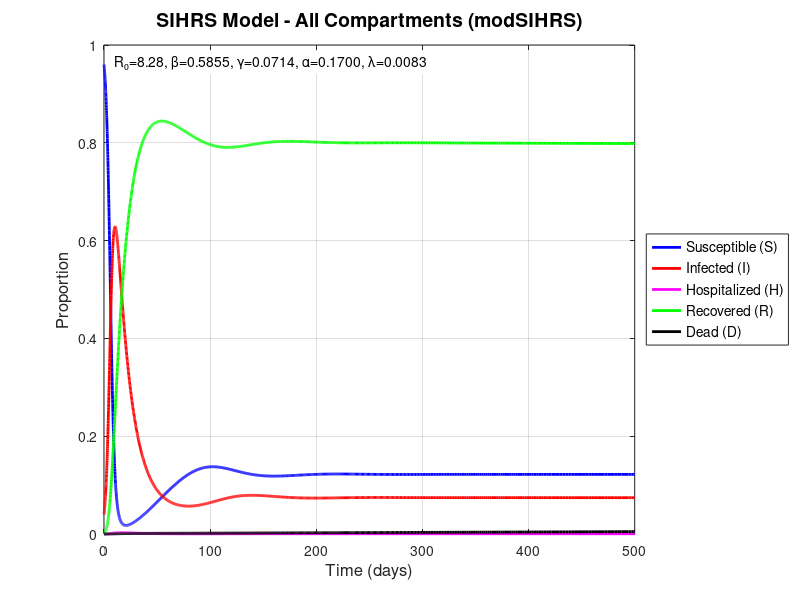

The MATLAB source for this figure:
function modsihrs_ode_only()
    % SIHRS Model - ODE Solution Only (Simplified)
    % Based on modSIHRS.m parameters
    
    % Initial conditions
    s0 = 0.96;
    i0 = 0.04;
    h0 = 0.0;
    r0 = 0.0;
    d0 = 0.0;
    
    % Model parameters (SIHRS)
    max_t = 500;
    beta = 0.5855;        % infection rate
    gamma = 0.0714;     % recovery rate
    alpha = 0.17;      % hospital recovery rate
    lambda = 0.0083;      % immunity loss rate
    
    % Probabilities (must sum to 1 for each transition)
    pSI = 1.0;          % S to I
    pII = 0.00;         % I to I (stay infected)
    pIH = 0.015;         % I to H
    pIR = 0.984;         % I to R
    pID = 0.001;         % I to D
    pHH = 0.0;         % H to H (stay hospitalized)
    pHR = 0.97;         % H to R
    pHD = 0.03;         % H to D
    pRR = 0.2;          % R to R (stay recovered)
    pRS = 0.8;          % R to S
    
    % Validate probability constraints
    pII_sum = pII + pIH + pIR + pID;
    pHH_sum = pHH + pHR + pHD;
    pRR_sum = pRR + pRS;
    
    if abs(pII_sum - 1) > 1e-10
        error('I transition probabilities must sum to 1, got %.6f', pII_sum);
    end
    if abs(pHH_sum - 1) > 1e-10
        error('H transition probabilities must sum to 1, got %.6f', pHH_sum);
    end
    if abs(pRR_sum - 1) > 1e-10
        error('R transition probabilities must sum to 1, got %.6f', pRR_sum);
    end

    % Solve deterministic model
    [T, Y] = solve_ode_system(max_t, beta, gamma, alpha, lambda, pSI, pII, pIH, pIR, pID, pHH, pHR, pHD, pRR, pRS, s0, i0, h0, r0, d0);
    
    % Plot results
    plot_results(T, Y, max_t, beta, gamma, alpha, lambda);
    
    % Print key results
    R0 = pSI * beta / (gamma * (1 - pII));
    [peak_infected, peak_idx] = max(Y(:, 2));
    
    fprintf('\n=== SIHRS ODE ANALYSIS (modSIHRS) ===\n');
    fprintf('R₀ = %.4f\n', R0);
    fprintf('Peak infected proportion = %.4f at day %.1f\n', peak_infected, T(peak_idx));
    fprintf('Asymptotic values (t = %.0f days):\n', max_t);
    fprintf('s(∞) = %.6f, i(∞) = %.6f, h(∞) = %.6f, r(∞) = %.6f, d(∞) = %.6f\n', ...
        Y(end, 1), Y(end, 2), Y(end, 3), Y(end, 4), Y(end, 5));
end

function [T, Y] = solve_ode_system(max_t, beta, gamma, alpha, lambda, pSI, pII, pIH, pIR, pID, pHH, pHR, pHD, pRR, pRS, s0, i0, h0, r0, d0)
    % Solve the deterministic SIHRS model using ODE45
    
    % Time span
    tspan = [0, max_t];
    
    % Initial conditions vector
    y0 = [s0; i0; h0; r0; d0];
    
    % Define the ODE system
    ode_system = @(t, y) [
        -beta * y(1) * y(2) * pSI + pRS * lambda * y(4); % ds/dt
        beta * y(1) * y(2) * pSI - gamma * (1 - pII) * y(2); % di/dt
        pIH * gamma * y(2) - alpha * (1 - pHH) * y(3); % dh/dt
        pIR * gamma * y(2) + pHR * alpha * y(3) - pRS * lambda * y(4); % dr/dt
        pID * gamma * y(2) + pHD * alpha * y(3) % dd/dt
    ];
    
    % Set ODE options for better accuracy
    options = odeset('RelTol', 1e-8, 'AbsTol', 1e-10);
    
    % Solve the ODE system
    [T, Y] = ode45(ode_system, tspan, y0, options);
    
    % Verify conservation
    sum_y = sum(Y, 2);
    if any(abs(sum_y - 1) > 1e-6)
        warning('Conservation of population not satisfied');
    end
end

function plot_results(T, Y, max_t, beta, gamma, alpha, lambda)
    % Plot ODE results in a single comprehensive figure
    
    % Create figure
    figure('Position', [100, 100, 1000, 700]);
    
    % Plot all compartments together
    plot(T, Y(:, 1), 'b-', 'LineWidth', 2, 'DisplayName', 'Susceptible (S)');
    hold on;
    plot(T, Y(:, 2), 'r-', 'LineWidth', 2, 'DisplayName', 'Infected (I)');
    plot(T, Y(:, 3), 'm-', 'LineWidth', 2, 'DisplayName', 'Hospitalized (H)');
    plot(T, Y(:, 4), 'g-', 'LineWidth', 2, 'DisplayName', 'Recovered (R)');
    plot(T, Y(:, 5), 'k-', 'LineWidth', 2, 'DisplayName', 'Dead (D)');
    
    xlabel('Time (days)', 'FontSize', 12);
    ylabel('Proportion', 'FontSize', 12);
    title('SIHRS Model - All Compartments (modSIHRS)', 'FontSize', 14);
    legend('Location', 'eastoutside', 'FontSize', 10);
    grid on;
    xlim([0, max_t]);
    ylim([0, 1]);
    
    % Add parameter annotations
    param_text = sprintf('R₀=%.2f, β=%.4f, γ=%.4f, α=%.4f, λ=%.4f', ...
        beta * 1.0 / (gamma * (1 - 0.01)), beta, gamma, alpha, lambda);
    text(0.02, 0.98, param_text, 'Units', 'normalized', 'FontSize', 10, ...
        'VerticalAlignment', 'top', 'BackgroundColor', 'white');
    
    % Save the figure
    saveas(gcf, 'modSIHRS_ODE_simple.png');
end 
